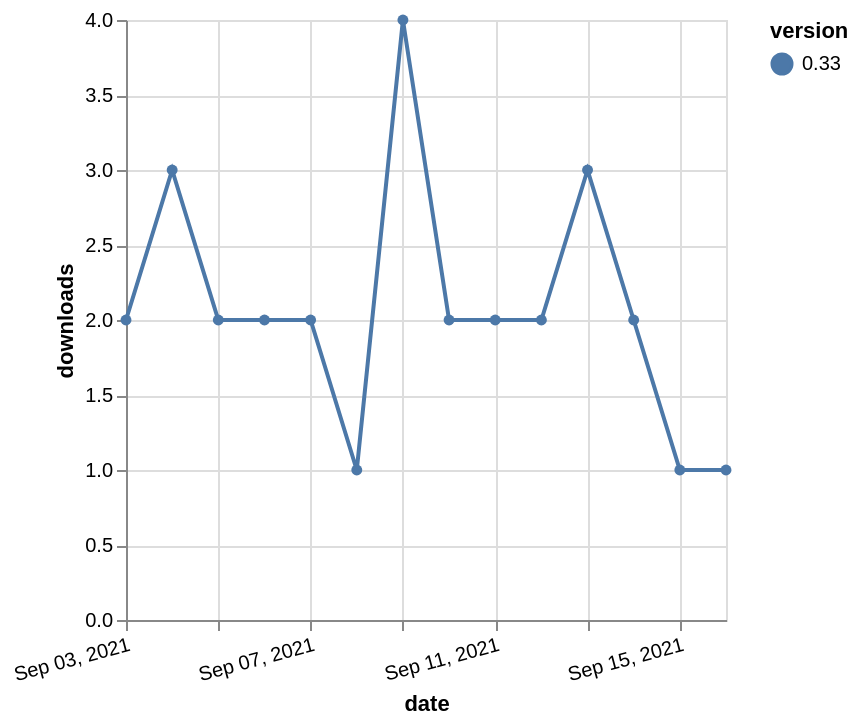

Specify this chart in Vega-Lite:
### Vega-Lite specification from a JSON file in a GitHub repository (floating-point values rounded to 4 significant figures)
{"$schema": "https://vega.github.io/schema/vega-lite/v5.json", "description": "A simple bar chart with embedded data.", "data": {"values": [{"date": "2021-09-03", "total": 1853, "delta": 2, "version": "0.33"}, {"date": "2021-09-04", "total": 1856, "delta": 3, "version": "0.33"}, {"date": "2021-09-05", "total": 1858, "delta": 2, "version": "0.33"}, {"date": "2021-09-06", "total": 1860, "delta": 2, "version": "0.33"}, {"date": "2021-09-07", "total": 1862, "delta": 2, "version": "0.33"}, {"date": "2021-09-08", "total": 1863, "delta": 1, "version": "0.33"}, {"date": "2021-09-09", "total": 1867, "delta": 4, "version": "0.33"}, {"date": "2021-09-10", "total": 1869, "delta": 2, "version": "0.33"}, {"date": "2021-09-11", "total": 1871, "delta": 2, "version": "0.33"}, {"date": "2021-09-12", "total": 1873, "delta": 2, "version": "0.33"}, {"date": "2021-09-13", "total": 1876, "delta": 3, "version": "0.33"}, {"date": "2021-09-14", "total": 1878, "delta": 2, "version": "0.33"}, {"date": "2021-09-15", "total": 1879, "delta": 1, "version": "0.33"}, {"date": "2021-09-16", "total": 1880, "delta": 1, "version": "0.33"}]}, "width": "container", "mark": {"type": "line", "point": {"filled": true}}, "encoding": {"x": {"field": "date", "type": "temporal", "timeUnit": "yearmonthdate", "title": "date", "axis": {"labelAngle": -15}}, "y": {"field": "delta", "type": "quantitative", "title": "downloads"}, "color": {"field": "version", "type": "nominal"}, "tooltip": {"field": "delta"}}}
